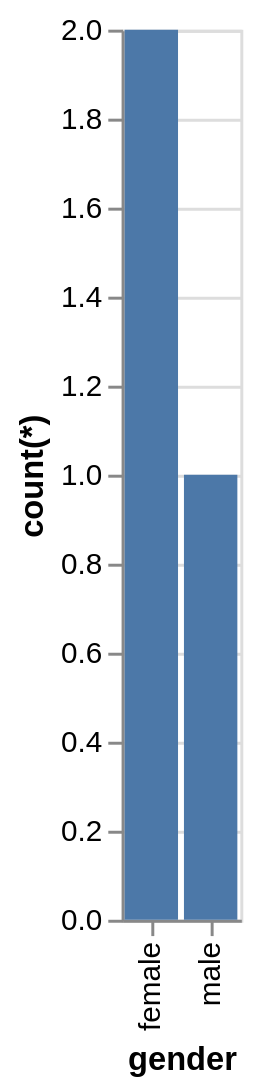

Vega-Lite specification for this chart:
### Vega-Lite specification from a JSON file in a GitHub repository (floating-point values rounded to 4 significant figures)
{"data": {"values": [{"x_data": "female", "y_data": 2}, {"x_data": "male", "y_data": 1}]}, "mark": "bar", "encoding": {"x": {"field": "x_data", "type": "nominal", "title": "gender", "sort": "ascending"}, "y": {"field": "y_data", "type": "quantitative", "title": "count(*)"}}}
